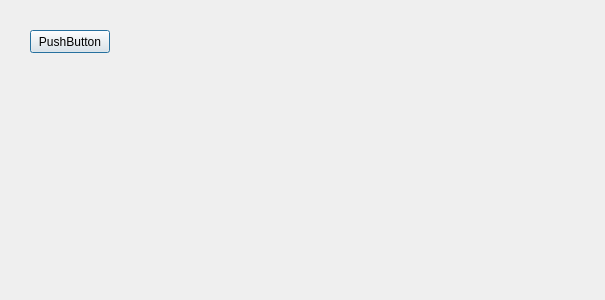
<?xml version="1.0" encoding="UTF-8"?>
<ui version="4.0">
 <class>DialogTest_Sound</class>
 <widget class="QDialog" name="DialogTest_Sound">
  <property name="geometry">
   <rect>
    <x>0</x>
    <y>0</y>
    <width>605</width>
    <height>300</height>
   </rect>
  </property>
  <property name="windowTitle">
   <string>Dialog</string>
  </property>
  <widget class="QPushButton" name="pushButton">
   <property name="geometry">
    <rect>
     <x>30</x>
     <y>30</y>
     <width>80</width>
     <height>23</height>
    </rect>
   </property>
   <property name="text">
    <string>PushButton</string>
   </property>
  </widget>
 </widget>
 <resources/>
 <connections/>
</ui>
